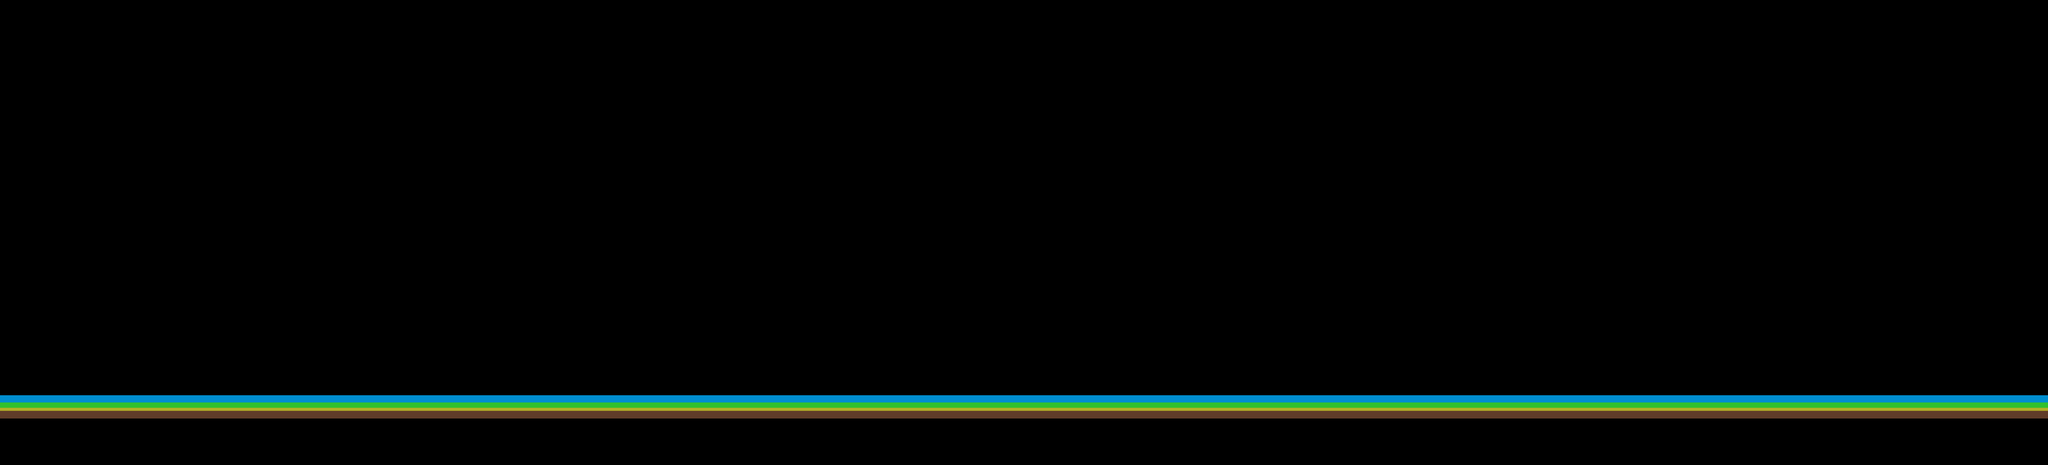

A level layout from a 2D game, rendered from its tile map. Below: a short description, then the map file with tile-grid data replaced by summaries:
An orthogonal 88x20 tile map with 64x64 px tiles, 5 tile layers (sol, niveau_1, niveau_2, niveau_3, ...).

<map version="1.9" tiledversion="1.9.2" orientation="orthogonal" renderorder="right-down" width="88" height="20" tilewidth="64" tileheight="64" infinite="0" nextlayerid="9" nextobjectid="1">
 <editorsettings>
  <export target="../asset/carte/overworld.json" format="json" />
 </editorsettings>
 <tileset firstgid="1" name="tileset" tilewidth="64" tileheight="64" tilecount="100" columns="10">
  <image source="tileset.png" width="640" height="640" />
  <tile id="0">
   <properties>
    <property name="solide" type="bool" value="true" />
   </properties>
  </tile>
  <tile id="1">
   <properties>
    <property name="solide" type="bool" value="true" />
   </properties>
  </tile>
  <tile id="2">
   <properties>
    <property name="solide" type="bool" value="true" />
   </properties>
  </tile>
  <tile id="3">
   <properties>
    <property name="solide" type="bool" value="true" />
   </properties>
  </tile>
  <tile id="4">
   <properties>
    <property name="solide" type="bool" value="true" />
   </properties>
  </tile>
 </tileset>
 <layer id="1" name="sol" width="88" height="20">
  <data>[1760 cells, 45 non-empty, 1 distinct tile ids]</data>
 </layer>
 <layer id="2" name="niveau_1" width="88" height="20">
  <data>[1760 cells, 34 non-empty, 2 distinct tile ids]</data>
 </layer>
 <layer id="3" name="niveau_2" width="88" height="20">
  <data>[1760 cells, 11 non-empty, 1 distinct tile ids]</data>
 </layer>
 <layer id="4" name="niveau_3" width="88" height="20">
  <data>[1760 cells, 11 non-empty, 1 distinct tile ids]</data>
 </layer>
 <layer id="5" name="niveau_4" width="88" height="20">
  <data>[1760 cells, 10 non-empty, 1 distinct tile ids]</data>
 </layer>
</map>
